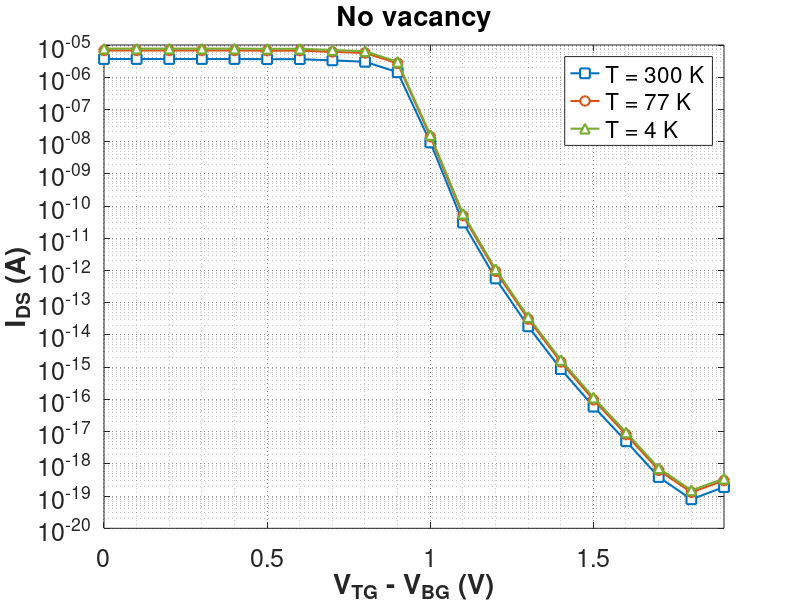

The MATLAB source for this figure:
clc; clear; close all;

EG1 = importdata('gate_voltage_current_temp300.mat');
EG2 = importdata('gate_voltage_current_temp77.mat');
EG3 = importdata('gate_voltage_current_temp4.mat');


Vds_all = 0.05*ones(1,20);
Vgs_all = 1.26706*EG2.Vgs;

% --- FIX 1: Extract absolute raw currents (DO NOT apply log10 here) ---
% semilogy will handle the log scaling automatically for the plot.
Ids1 = abs(real(EG1.I'));
Ids2 = abs(real(EG2.I'));
Ids3 = abs(real(EG3.I'));


Temp = zeros(1,3);
Temp(1) = 300;
Temp(2) = 77;
Temp(3) = 4;


figure('Color', [1 1 1]); 
hold on;
grid on;
box on;

% --- 9 distinct colors ---
c1 = [0.0000 0.4470 0.7410];   % blue
c2 = [0.8500 0.3250 0.0980];   % vermillion
c3 = [0.4660 0.6740 0.1880];   % green
c4 = [0.4940 0.1840 0.5560];   % purple
c5 = [0.9290 0.6940 0.1250];   % orange
c6 = [0.0000 0.6000 0.6000];   % teal
c7 = [0.8000 0.2000 0.5500];   % magenta
c8 = [0.5500 0.3500 0.1500];   % brown
c9 = [0.1000 0.1000 0.1000];   % near-black


% --- Plotting with semilogy ---
% Using custom markers and distinct colors to mimic the reference style
p1 = semilogy(Vgs_all, Ids1, '-s',  'Color', c1, 'LineWidth', 1.5, 'MarkerSize', 7, 'MarkerEdgeColor', c1, 'MarkerFaceColor', 'w'); % Blue Square
p2 = semilogy(Vgs_all, Ids2, '-o',  'Color', c2, 'LineWidth', 1.5, 'MarkerSize', 7, 'MarkerEdgeColor', c2, 'MarkerFaceColor', 'w'); % Vermillion Circle
p3 = semilogy(Vgs_all, Ids3, '-^',  'Color', c3, 'LineWidth', 1.5, 'MarkerSize', 7, 'MarkerEdgeColor', c3, 'MarkerFaceColor', 'w'); % Green Triangle-up

% --- Generate legend labels dynamically ---
legend_labels = arrayfun(@(Temp) sprintf('T = %.0f K ', Temp), Temp, 'UniformOutput', false);

% --- Axis Labeling & Styling ---
% Match the X-axis label style from your reference image
xlabel('V_{TG} - V_{BG} (V)', 'FontSize', 20, 'FontWeight', 'bold');
ylabel('I_{DS} (A)', 'FontSize', 20, 'FontWeight', 'bold');
title('No vacancy')

% --- Legend & Grid Enhancement ---
legend(legend_labels, 'Location', 'best', 'FontSize', 16); 
set(gca, 'GridLineStyle', ':', 'GridAlpha', 0.5);
set(gca, 'YMinorGrid', 'on', 'XMinorGrid', 'on'); 
set(gcf, 'Position', [100 100 1000 700]); % Slightly taller ratio to match reference image
set(gca, 'FontSize', 18);
xlim([min(Vgs_all) max(Vgs_all)]);
